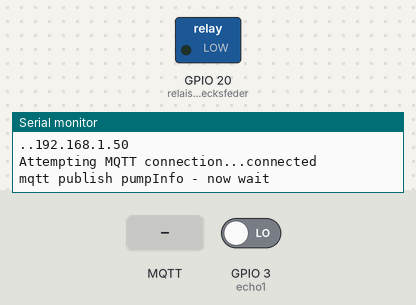
Simulated run of this program. Board: Seeed XIAO ESP32-C3. Shown: switched loads named in the program (green lamp = pin HIGH), the last lines printed to the serial monitor. The inputs (shaded band) are chosen by the test bench; at power-on: GPIO 3 (echo1) LOW. WiFi joins after 1.5 s; servers stay silent unless stated; random numbers use the default seed unless the program sets one; no MQTT or app messages arrive unless stated; pins used as bus, display or sensor lines are not drawn.

Above: at 3.2 s.
3.3 s: MQTT message "1" arrives on the first subscribed topic
At 4.3 s:
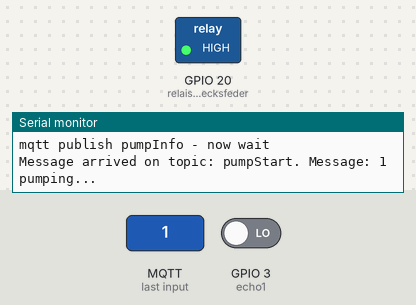
4.8 s: MQTT message "pumpStart" arrives on the first subscribed topic
Timing chart, 0 to 7.8 s (numbered marks = the images above; inputs shaded):
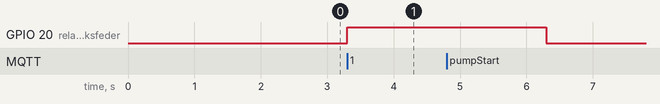

The program:

main.cpp
```cpp
/*
        _          _ ______ _____ _____
       (_)        | |  ____|  __ \_   _|
  _ __  ___  _____| | |__  | |  | || |
 | '_ \| \ \/ / _ \ |  __| | |  | || |
 | |_) | |>  <  __/ | |____| |__| || |_
 | .__/|_/_/\_\___|_|______|_____/_____|
 | |
 |_|

www.pixeledi.eu | https://linktr.ee/pixeledi
WiFi & MQTT | V1.0 | 01.2023

*/

#include <Arduino.h>
#include <ArduinoJson.h>
#include "globals.h"
#include "wifimqtt.h"
#include "ultrasonic.h"

void sendNewPumpInfos()
{
  StaticJsonDocument<48> doc;

  doc["distance1"] = distance1;
  doc["distance2"] = "22";

  char buffer_1[256];
  serializeJson(doc, buffer_1);

  client.publish("WaterDistance", buffer_1);
  Serial.println("distance transmitted");
}

void startPumping()
{

  unsigned long currentMillisPumpen = millis();
  digitalWrite(relaisPumpGluecksfeder, HIGH);

  if (currentMillisPumpen - previousMillis >= (1000 * 3))
  {
    digitalWrite(relaisPumpGluecksfeder, LOW);
    Serial.println("pump is off");

    getDistance();
    Serial.println(distance1);
    sendNewPumpInfos();

    state = TIMEFORSLEEP;
  }
}

void getData()
{
  client.publish("pumpInfo", "give me Information");
  Serial.println("mqtt publish pumpInfo - now wait");
  state = WAIT;
}

void setup()
{
  Serial.begin(115200);

  state = GETDATA;
  pinMode(relaisPumpGluecksfeder, OUTPUT);
  pinMode(trigger1, OUTPUT);
  pinMode(echo1, INPUT);

  connectAP();
  client.setServer(mqtt_server, 1883);
  client.setCallback(callback);
}

void loop()
{
  if (!client.connected())
  {
    reconnect();
  }
  if (!client.loop())
    client.connect("ESP32Weather");

  switch (state)
  {
  case GETDATA:
    getData();
    break;
  case PUMPING:
    startPumping();
    break;
  case WAIT:
    // nothing to do just waiting
    break;
  case TIMEFORSLEEP:
    // get to sleep
    Serial.println("I am going to sleep ZzzZZzZZZZzZZ");
    client.publish("recorddeepsleep", "zzZZzzZZ");
    delay(1000);
    esp_sleep_pd_config(ESP_PD_DOMAIN_RTC_PERIPH, ESP_PD_OPTION_OFF);
    //ESP.deepSleep(59*60e6);
    delay(1000*100);
    state = GETDATA;
    break;
  }

  // unsigned long currentMillis = millis();

  // if (currentMillis - previousMillis >= (1000 * 3))
  // {

  //   previousMillis = currentMillis;
  //   Serial.println("blink");
  // }
}
```

credentials.h
```cpp
const char* ssid     = "yourssid";
const char* password = "yourpassword";
```

globals.h
```cpp
#include <Arduino.h>
#ifndef globals_h
#define globals_h

unsigned long previousMillis = millis();
const byte relaisPumpGluecksfeder = 20;

//HC-SR04
int trigger1=2;
int echo1=3;

long distance1=0;
//long distance2=0;

enum states
{
  GETDATA,
  PUMPING,
  TIMEFORSLEEP,
  WAIT
} state;

// alterantives
//  states state;
//  states state2;

#endif
```

ultrasonic.h
```cpp
#include <Arduino.h>
#include "globals.h"

long distanceMeasure(int trigger, int echo) {
    long duration = 0; // Schallwelle bis zur Reflektion und zurück benötigt. Startwert ist hier 0.
    long dist = 0;
    digitalWrite(trigger, LOW);
    delay(5);
    digitalWrite(trigger, HIGH);
    delay(10);
    digitalWrite(trigger, LOW);
    duration = pulseIn(echo, HIGH);

    dist = (duration / 2) / 29.1; // Die Zeit in den Weg in Zentimeter umrechnen
    return dist;
}


void getDistance(){
    distance1 = distanceMeasure(trigger1, echo1);
    //distance2 = distanceMeasure(trigger2, echo2);
    //distance3 = distanceMeasure(trigger3, echo3);
}
```

wifimqtt.h
```cpp
#include <Arduino.h>
#include <WiFi.h>
#include <PubSubClient.h>
#include "credentials.h"
#include "globals.h"

// MQTT
String clientId = "ESP32-";
const char *mqtt_server = "5.75.238.225";
const char *mqtt_user = "pixeledi";
const char *mqtt_password = "noderedkurs#2023";
;
WiFiClient espClient;
PubSubClient client(espClient);

void reconnect()
{
  while (!client.connected())
  {
    Serial.print("Attempting MQTT connection...");
    // Attempt to connect
    clientId += String(random(0xffff), HEX);
    if (client.connect(clientId.c_str(), mqtt_user, mqtt_password))
    {
      Serial.println("connected");
      // for this example not necessary
      client.subscribe("pumpStart");
    }
    else
    {
      Serial.print("failed, rc=");
      Serial.print(client.state());
      Serial.println(" try again in 5 seconds");
      // Wait 5 seconds before retrying
      delay(5000);
    }
  }
}

void callback(char *topic, byte *message, unsigned int length)
{
  Serial.print("Message arrived on topic: ");
  Serial.print(topic);
  Serial.print(". Message: ");
  String messageTemp;

  for (int i = 0; i < length; i++)
  {
    Serial.print((char)message[i]);
    messageTemp += (char)message[i];
  }
  Serial.println();

  if (String(topic) == "pumpStart")
  {
    if (messageTemp == "1")
    {
      Serial.println("pumping...");
      previousMillis=millis();
      state = PUMPING;
    }
    else if (messageTemp == "0")
    {
      Serial.println("sleeping...");
      state = TIMEFORSLEEP;
    }
  }
}

void connectAP()
{

  Serial.println("Connecting to WiFi..");
  WiFi.begin(ssid, password);

  int cnt = 0;
  while (WiFi.status() != WL_CONNECTED)
  {
    delay(1000);
    Serial.print(".");
    cnt++;

    if (cnt > 30)
      ESP.restart();
  }
  Serial.println(WiFi.localIP());
}
```

Measured:
- after the input at 3.3 s, GPIO 20 (relaisPumpGluecksfeder): LOW → HIGH at once
